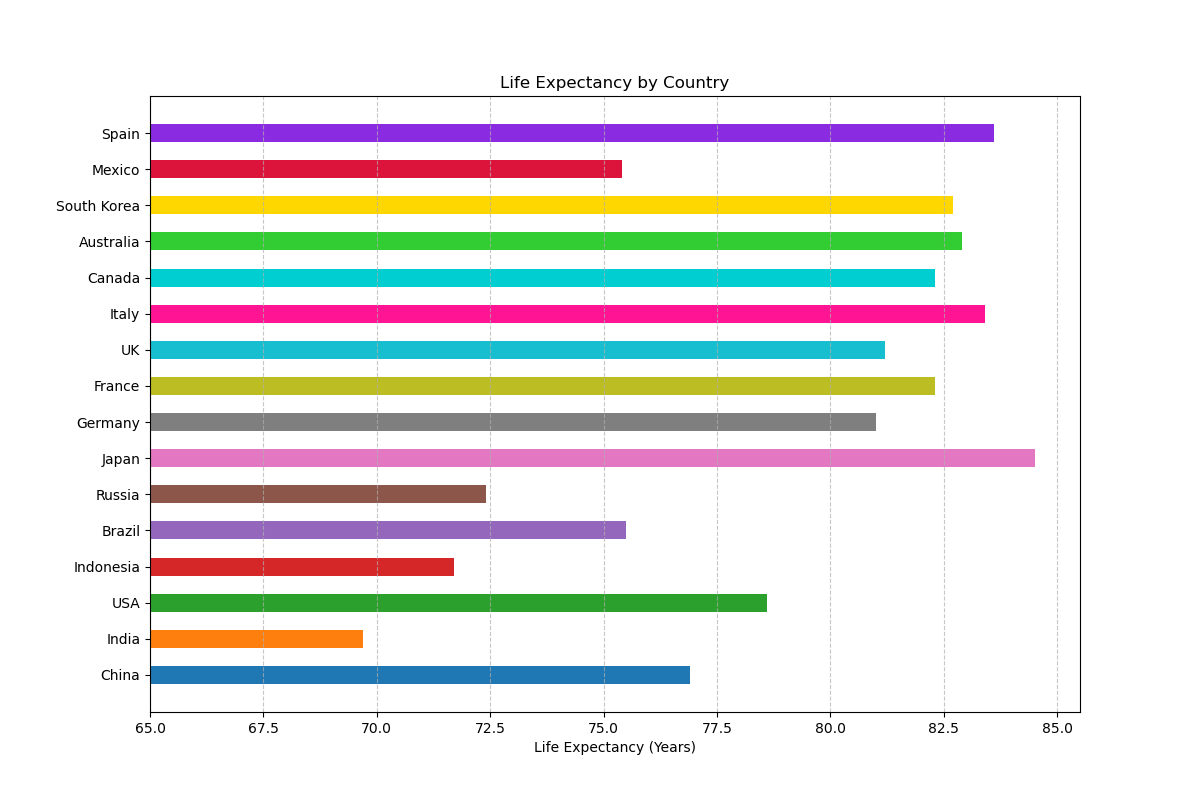

Write Python code to recreate this figure.

import matplotlib.pyplot as plt

countries = ['China', 'India', 'USA', 'Indonesia', 'Brazil', 'Russia', 'Japan', 'Germany', 'France', 'UK', 'Italy', 'Canada', 'Australia', 'South Korea', 'Mexico', 'Spain']
life_expectancy = [76.9, 69.7, 78.6, 71.7, 75.5, 72.4, 84.5, 81.0, 82.3, 81.2, 83.4, 82.3, 82.9, 82.7, 75.4, 83.6]

colors = ['#1F77B4', '#FF7F0E', '#2CA02C', '#D62728', '#9467BD', '#8C564B', '#E377C2', '#7F7F7F', '#BCBD22', '#17BECF', '#FF1493', '#00CED1', '#32CD32', '#FFD700', '#DC143C', '#8A2BE2']

plt.figure(figsize=(12, 8))
plt.barh(countries, life_expectancy, color=colors, height=0.5)
plt.xlabel('Life Expectancy (Years)')
plt.title('Life Expectancy by Country')
plt.xlim(65, max(life_expectancy) + 1)
plt.grid(axis='x', linestyle='--', alpha=0.7)

plt.show()
